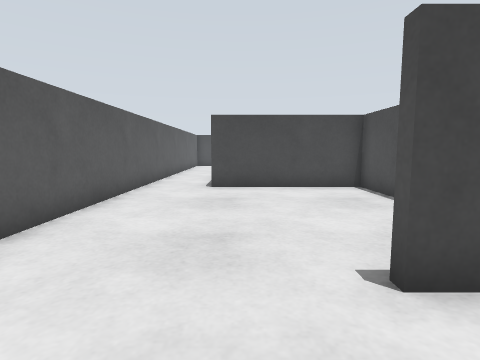
[1] (above)

18 first-person views from a walk through a robot-simulator world made for Gazebo. The camera is 0.26 m above the floor, tilts 6° down and sees 80° across. The floor is counted in squares, 0.2 m on a side. Each view is taken from the middle of a square. On the plan, view 1 faces up. The plan holds only what a view shows up to about 13 squares ahead; the rest is blank. The place goes on beyond the plan.

[2]
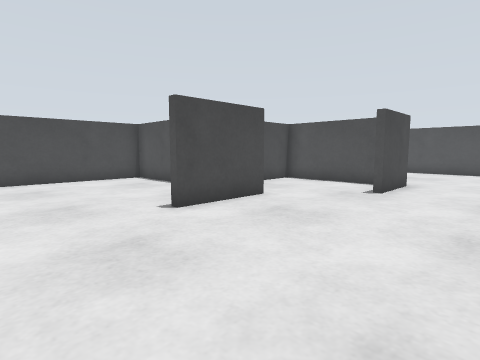

[3]
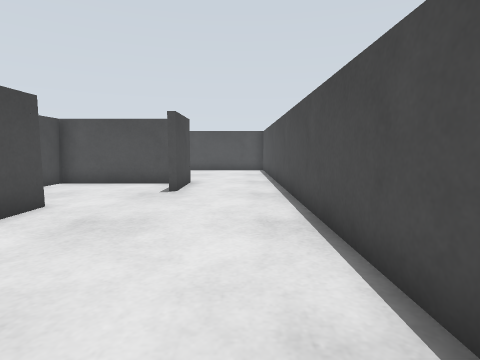

[4]
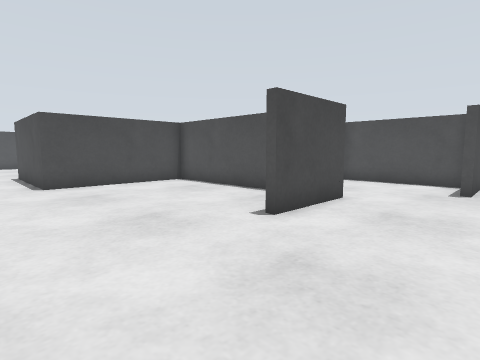

[5]
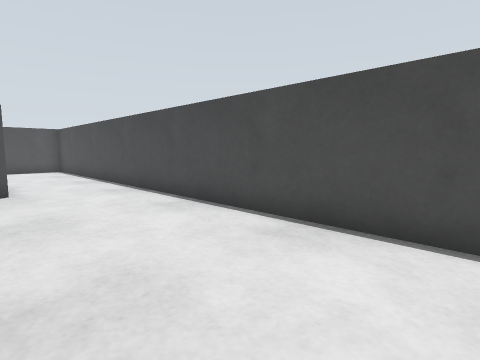

[6]
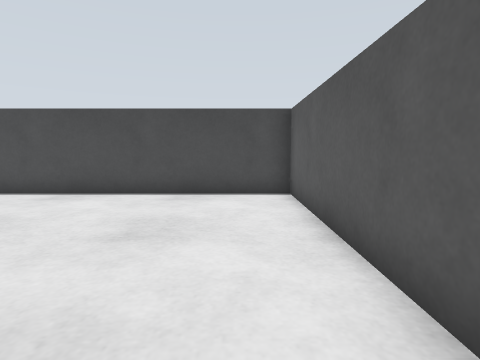

[7]
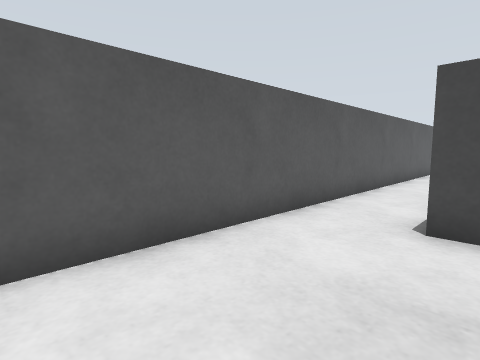

[8]
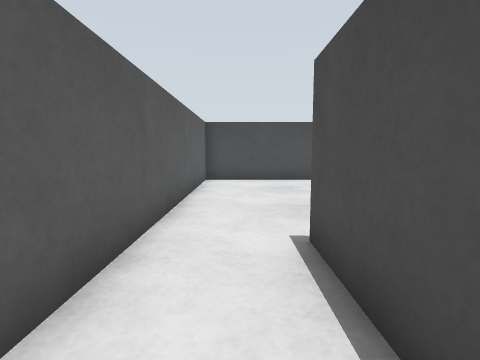

[9]
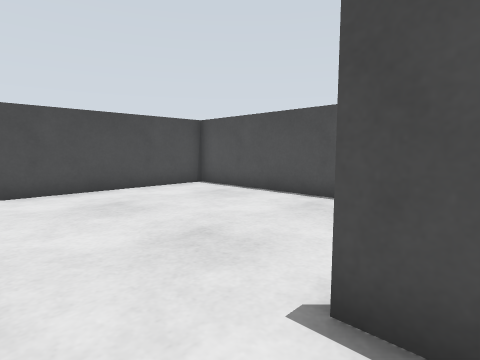

[10]
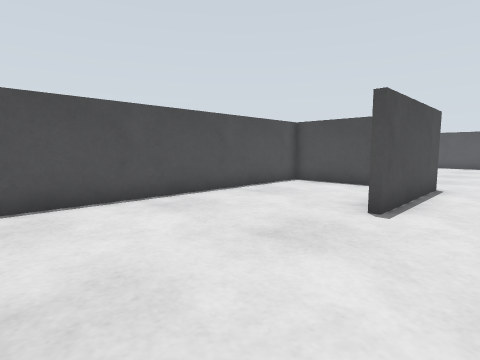

[11]
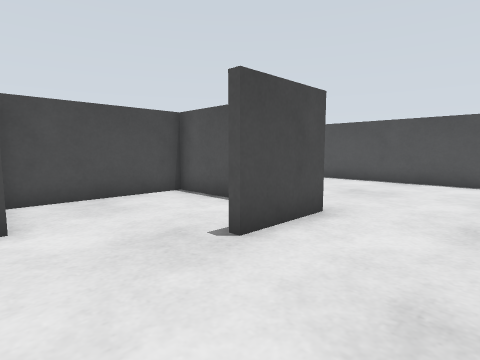

[12]
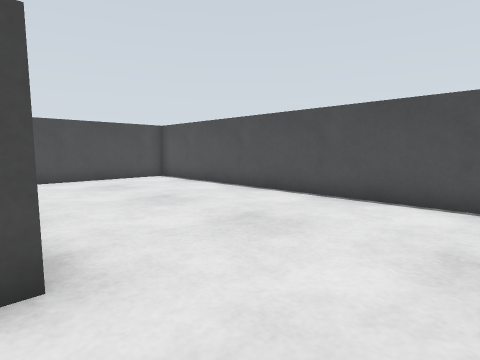

[13]
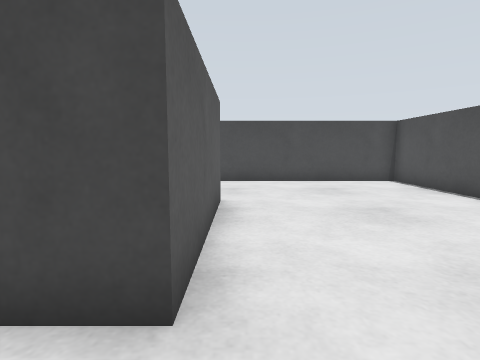

[14]
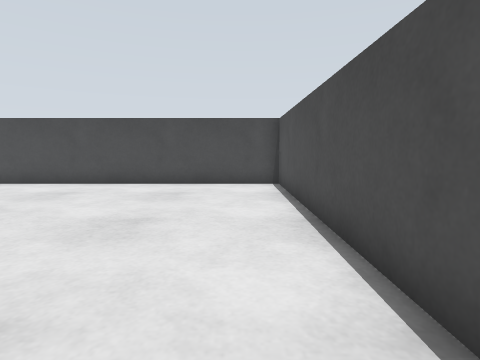

[15]
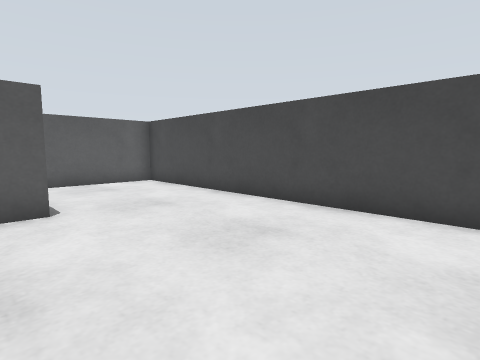

[16]
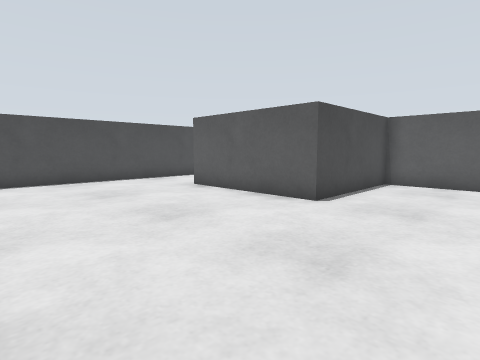

[17]
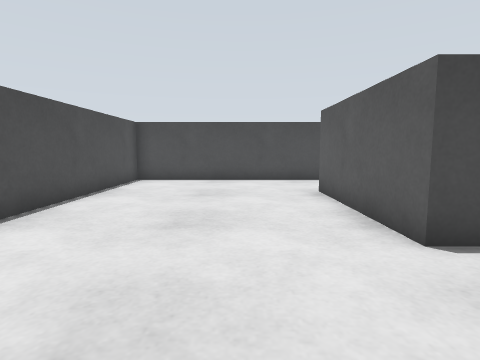

[18]
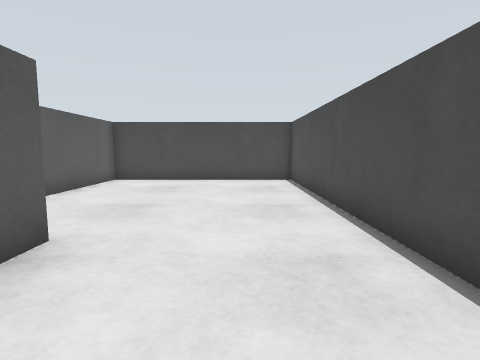

### Floor plan
Ten units are one square. View 1 is at (0, 0); x grows to the right and y downward. Boxes are objects, and circles mark ways between rooms. Rooms are numbered by the first view taken in them; rooms with no view inside come last. Other rooms are left out.
<svg viewBox="-40 -240 210 280">
<path fill="none" stroke="#000" d="M46 -25 15 -25M93 -5 93 -50 46 -50M95 0 70 0M-35 -35 -35 35 95 35M43 -50 43 -100 -10 -100 -10 -150M-35 -155 -35 -35M-7 -150 -7 -141M10 -102 45 -102M43 -102 43 -235 -35 -235 -35 -155M95 35 165 35 165 -100 45 -100M45 -102 45 -53 95 -53 95 0"/>
<circle cx="-10" cy="-30" r="3" fill="#2a7"/>
<circle cx="85" cy="20" r="3" fill="#2a7"/>
<circle cx="-25" cy="-145" r="3" fill="#2a7"/>
<text x="30" y="0">1</text>
<text x="-10" y="-80">2</text>
<text x="0" y="-180">3</text>
<text x="120" y="-40">4</text>
</svg>
Room 1 opens to room 2. Room 1 opens to room 4. Room 2 opens to room 3.

Where each view was taken, in squares from view 1:
view 1: 0 up, 0 right, facing up
view 2: 3 down, 2 left, facing up-right
view 3: 2 down, 2 left, facing right
view 4: 1 down, 3 left, facing up-right
view 5: 1 up, 3 left, facing down-right
view 6: 5 up, 2 left, facing down
view 7: 5 up, 0 right, facing up-left
view 8: 11 up, 2 left, facing up
view 9: 14 up, 3 left, facing up-right
view 10: 21 up, 3 left, facing down-right
view 11: 3 down, 4 right, facing up-right
view 12: 3 down, 9 right, facing up-right
view 13: 2 down, 10 right, facing up
view 14: 1 down, 15 right, facing up
view 15: 4 up, 16 right, facing up-left
view 16: 9 up, 16 right, facing down-left
view 17: 9 up, 12 right, facing down
view 18: 11 up, 2 right, facing up
